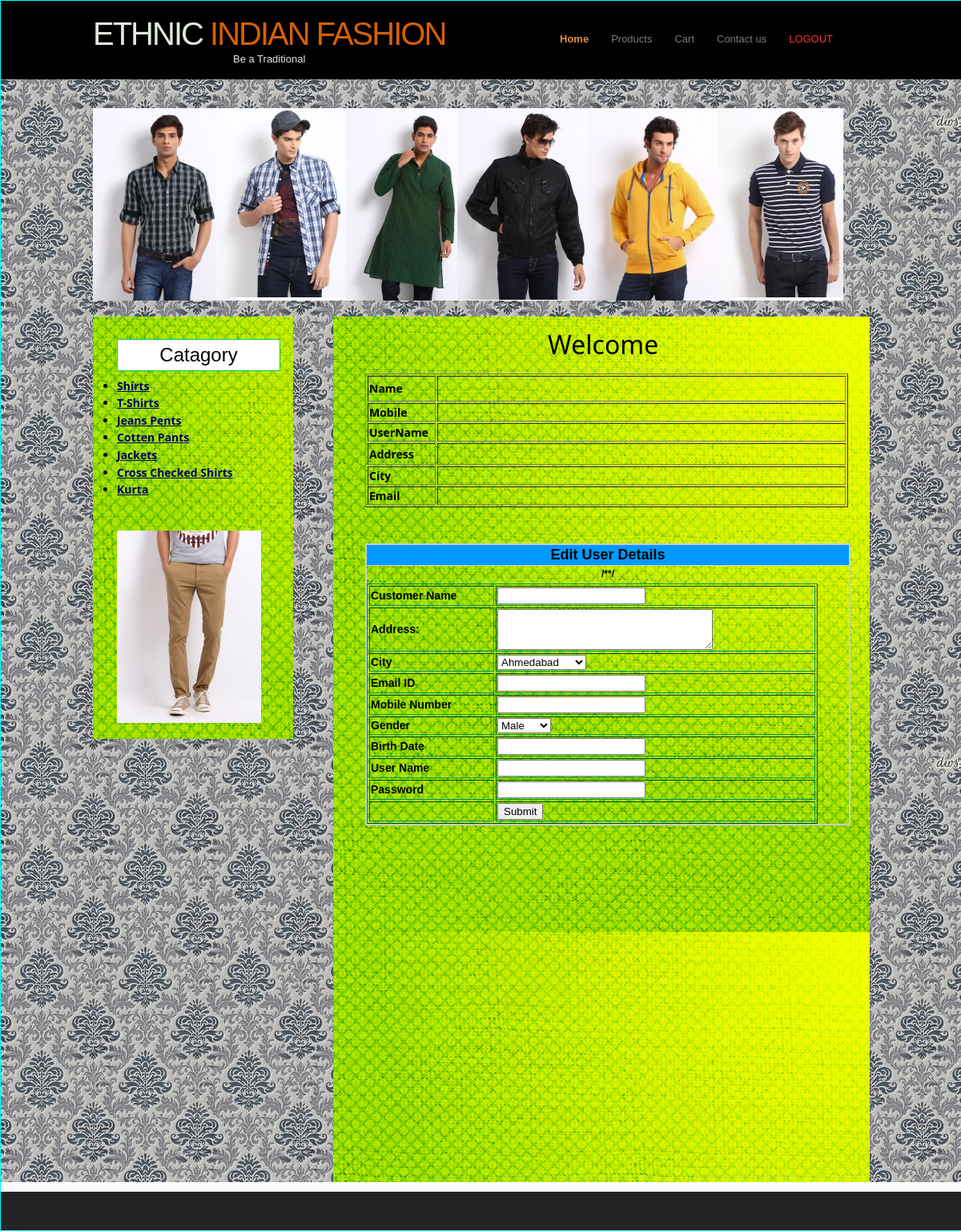
Screenshot of /customer_index.php with the database file from the repository.
### tables this page shows
CREATE TABLE IF NOT EXISTS `category_master` (
  `CategoryId` int(11) NOT NULL AUTO_INCREMENT,
  `CategoryName` varchar(20) NOT NULL,
  `Description` varchar(200) NOT NULL,
  `Image` varchar(100) NOT NULL,
  PRIMARY KEY (`CategoryId`)
);

### customer_index.php (the view, shortened to what this page needs)
<html>
<head>
<link href="style.css" rel="stylesheet" type="text/css" />
<link href="SpryAssets/SpryAccordion.css" rel="stylesheet" type="text/css" />
<link href="SpryAssets/SpryValidationTextField.css" rel="stylesheet" type="text/css" />
<link href="SpryAssets/SpryCollapsiblePanel.css" rel="stylesheet" type="text/css">
<link href="SpryAssets/SpryValidationSelect.css" rel="stylesheet" type="text/css">
<link href="SpryAssets/SpryValidationTextarea.css" rel="stylesheet" type="text/css">
</head>
<body onLoad="MM_preloadImages('img/76.jpg')">
<div class="main">
  <div class="header">
    <div class="header_resize">
      <div class="logo">
        <h1><a href="index.html">ETHNIC<span> INDIAN FASHION</span><small><center>Be a Traditional</center></small></a></h1>      </div>
      <div class="menu_nav">
        <ul>
           <li class="active"><a href="cus_index.php">Home</a></li>
          <li><a href="cus_products.php">Products</a></li>
          <li><a href="Cart.php">Cart</a></li>
          <li><a href="about.php">Contact us</a></li>
           <li><a href="logout.php"><font color="#FF3333">LOGOUT</font></a></li>
        </ul>
      </div>
    </div>
  </div>
  <div class="content">
    <div class="content_resize">
      <div class="hbg"><a href="#" onMouseOut="MM_swapImgRestore()" onMouseOver="MM_swapImage('Image4','','img/101.png',1)"><img src="img/100.png" alt="Sorry" width="937" height="240" id="Image4" /></a></div>
      <div class="mainbar">
        <div class="article style6">
          <p><span class="style6">Welcome <span class="style9"><?php echo $_SESSION['Name'];?></span></span>&nbsp;</p>
          <table width="603" height="67" border="1">
            <tr>
              <td width="81" height="32" class="style10"><div align="left">Name </div></td>
              <td width="506"><?php echo $_SESSION['Name'];?></td>
            </tr>
            <tr>
              <td width="81" class="style10"><div align="left">Mobile </div></td>
              <td> <?php echo $_SESSION['Mobile'];?></td>
              </tr>
            <tr>
              <td width="81" class="style10"><div align="left">UserName  </div></td>
              <td><?php echo $_SESSION['UserName'];?></td>
               </tr>
            <tr>
              <td height="27" class="style10"><div align="left">Address </div></td>
              <td><?php echo $_SESSION['Address'];?></td>
               </tr>
               <tr>
              <td class="style10"><div align="left">City </div></td>
              <td> <?php echo $_SESSION['City'];?></td>
              <tr>
              <td class="style10"><div align="left">Email </div></td>
               <td><?php echo $_SESSION['Email'];?></td>
            </tr>
          </table>
          <p>&nbsp;</p>
          <div id="CollapsiblePanel1" class="CollapsiblePanel">
            <div class="CollapsiblePanelTab style14" tabindex="0">Edit User Details</div>
            <div class="CollapsiblePanelContent"><form method="post" enctype="multipart/form-data" name="form2" id="form2" action="EditUser.php">
              <table width="563" border="1">
                <tr>
                  <td width="152" class="style10"><div align="left">Customer Name</div></td>
                  <td width="395"><div align="left"><span id="sprytextfield569">
                    <input type="text" name="text1" id="text1" value="<?php echo $_SESSION['Name'];?>">
                    <span class="textfieldRequiredMsg">A value is required.</span></span></div></td>
                </tr>
                <tr>
                  <td class="style10"><div align="left">Address:</div></td>
                  <td><div align="left"><span id="sprytextarea1">
                    <textarea name="EidtAddress"  id="EidtAddress" spry:content="<?php echo $_SESSION['Address'];?>" cols="31" rows="3" ><?php echo $_SESSION['Address'];?></textarea>
                    <span class="textareaRequiredMsg">A value is required.</span></span></div></td>
                </tr>
                <tr>
                  <td class="style10"><div align="left">City</div></td>
                  <td><div align="left"><span id="spryselect1">
                    <select name="EditCity" id="EditCity">
                     <option value="Ahmedabad">Ahmedabad</option>
                    </select>
                    <span class="selectRequiredMsg">Please select an item.</span></span></div></td>
                </tr>
                <tr>
                  <td class="style10"><div align="left">Email ID</div></td>
                  <td><div align="left"><span id="sprytextfield3">
                  <input type="text" name="EditEmail" id="EditEmail" value="<?php echo $_SESSION['Email'];?>">
                  <span class="textfieldRequiredMsg">A value is required.</span><span class="textfieldInvalidFormatMsg">Invalid format.</span></span></div></td>
                </tr>
                <tr>
                  <td class="style10"><div align="left">Mobile Number</div></td>
                  <td><div align="left"><span id="sprytextfield4">
                  <input type="text" name="EditMobile" id="EditMobile" value="<?php echo $_SESSION['Mobile'];?>">
                  </span></div></td>
                </tr>
                <tr>
                  <td class="style10"><div align="left">Gender</div></td>
                  <td><div align="left"><span id="spryselect2">
                    <select name="EditGender" id="EditGender">
                      <option value="Male">Male</option>
                    </select>
                    <span class="selectRequiredMsg">Please select an item.</span></span></div></td>
                </tr>
                /*<tr>
                  <td class="style10"><div align="left">Birth Date</div></td>
                  <td><div align="left"><span id="sprytextfield5">
                  <input type="text" name="EditBirthdate" id="EditBirthdate" >
                  <span class="textfieldRequiredMsg">A value is required.</span><span class="textfieldInvalidFormatMsg">Invalid format.</span></span></div></td>
                </tr>*/
                <tr>
                  <td class="style10"><div align="left">User Name</div></td>
                  <td><div align="left"><span id="sprytextfield7">
                    <input type="text" name="EditUername" id="EditUername" value="<?php echo $_SESSION['UserName'];?>">
                    <span class="textfieldRequiredMsg">A value is required.</span></span></div></td>
                </tr>
                <tr>
                  <td class="style10"><div align="left">Password</div></td>
                  <td><div align="left"><span id="sprytextfield6">
                  <input type="password" name="EditPassword" id="EditPassword">
                  <span class="textfieldRequiredMsg">A value is required.</span><span class="textfieldMinCharsMsg">Minimum number of characters not met.</span></span></div></td>
                </tr>
                <tr>
                  <td>&nbsp;</td>
                  <td><div align="left">
                    <input type="submit" name="OK" id="OK" value="Submit">
                  </div></td>
                </tr>
              </table>
              </form>
            </div>
          </div>
          <p>&nbsp;</p>
          <p>&nbsp;</p>
          <p>&nbsp;</p>
          <p>&nbsp;</p>
          <p>&nbsp;</p>
          <p>&nbsp;</p>
          <p>&nbsp;</p>
          <p>&nbsp;</p>
          <p>&nbsp;</p>
          <p>&nbsp;</p>
          <p>&nbsp;</p>
        </div>
      </div>
      <div class="sidebar">
        <div class="gadget">
          <h2 align="center" class="star">Catagory</h2>
          <div>
            <div id="right-col">
              <div class="scroll">
               <div id="right-col">
    <div class="scroll">
       <ul class="side">
           <?php
$sql = "select * from Category_Master";
$result = mysql_query($sql);
while($row = mysql_fetch_array($result))
{
$Id=$row['CategoryId'];
$CategoryName=$row['CategoryName'];
?>
           <li class="style11"><a href="cus_product.php?CategoryId=<?php echo $Id;?>" class="style10"><?php echo $CategoryName;?></a></li>
           <?php
	}
?>
       </ul>
  </div>
    </div>
              </div>
              </div>
          </div>
        </div>
        <div class="gadget"><a href="#" onMouseOut="MM_swapImgRestore()" onMouseOver="MM_swapImage('Image2','','img/76.jpg',1)"><img src="img/75.jpg" name="Image2" width="180" height="240" border="0" id="Image2" /></a></div>
      </div>
    </div>
  </div>
  <div class="footer">
    <div class="footer_resize">
    </div>
  </div>
</div>
</body>
</html>

### style.css (style rules this page uses)
body { margin:0; padding:0; width:100%; font-family: Arial, Helvetica, sans-serif; font-size: 12px; font-style: normal; line-height: 1.8em; font-weight: lighter; font-variant: normal; position: absolute; height: auto; border: thin ridge #00FFFF; background-color: #8F8F8F; }
html, .main { padding:0; margin:0; background:#fbfbfb; }
.logo { height:98px; float:left; }
h1 { margin: 0; padding: 17px 0; color: #000000; font: bold 40px/1.2em Arial, Helvetica, sans-serif; letter-spacing: -2px; }
h1 a, h1 a:hover { color:#e1e9df; text-decoration:none; }
h1 span { color:#d76002; }
h1 small { display:block; padding:0; font:normal 13px/1.2em Arial, Helvetica, sans-serif; letter-spacing:normal; }
h2 { height: auto; width: auto; margin-top: 8px; margin-right: 0; margin-bottom: 8px; margin-left: 0; padding-top: 8px; padding-right: 0; padding-bottom: 8px; padding-left: 0; border: thin groove #00CC66; font-family: Arial, Helvetica, sans-serif; font-size: 24px; font-weight: lighter; font-style: normal; color: #000; background-color: #FFFFFF; }
p { margin: 8px 0; padding: 0 0 8px 0; font: normal 12px/1.8em Arial, Helvetica, sans-serif; color: #000; }
a { color:#000066; text-decoration:underline; font-weight: normal; }
.header, .content, .menu_nav, .fbg, .footer, form, ol, ol li, ul, .content .mainbar, .content .sidebar { margin: 0; padding: 0; font-size: 12px; font-weight: bold; font-family: Arial, Helvetica, sans-serif; }
.header { height:98px; background-color: #000000; }
.header_resize { margin:0 auto; padding:0; width:970px; }
.hbg { width:970px; padding:20px 0; }
.menu_nav { margin:0; padding:25px 0 0 20px; float:right; width:400px; }
.menu_nav ul { list-style:none; }
.menu_nav ul li { margin:0; padding:0 2px 0 0; float:left; background:url(images/menu_line.gif) no-repeat right center; }
.menu_nav ul li a { display:block; margin:0; padding:12px 13px; color:#7b7a7a; text-decoration:none; font-size:13px; }
.menu_nav ul li.active a, .menu_nav ul li a:hover { font-weight:bold; color:#e58a42; }
.content { margin-bottom:12px; background-color: #F0F0F0; background-image: url(images/18516-vintage-pattern-1280x800-abstract-wallpaper.jpg); }
.content_resize { margin:0 auto; padding:16px 0 0; width:970px; }
.mainbar { margin:0; padding:0; float:right; width:670px; }
.mainbar .article { margin: 0; padding: 16px 24px 24px 40px; text-align: center; font-size: 12px; font-family: "Segoe UI", "Microsoft Sans Serif"; background-image: url(images/10447-green-fabric-1366x768-abstract-wallpaper.png); }
.sidebar { padding:0; float:left; width:250px; background:#f7f7f7; background-image: url(images/10447-green-fabric-1366x768-abstract-wallpaper.png); }
.sidebar .gadget { margin: 0; padding: 20px 16px 20px 30px; font-weight: bold; }
.footer { color:#959595; background-color:#242424; }
.footer_resize { margin:0 auto; padding:24px 40px; width:890px; }
.main .content .content_resize .mainbar .article div table { text-align: center; }
.main .content .content_resize .mainbar .article div table { text-align: center; border-color: #096; font-size: 12px; font-family: "Segoe UI", "Microsoft Sans Serif"; }
.main .content .content_resize .mainbar .article div table tr td { font-family: Verdana, Geneva, sans-serif; }
.main .content .content_resize .mainbar .article div table tr td { font-family: Arial, Helvetica, sans-serif; }

### SpryAssets/SpryCollapsiblePanel.css (style rules this page uses)
.CollapsiblePanel { margin: 0px; padding: 0px; border-left: solid 1px #CCC; border-right: solid 1px #999; border-top: solid 1px #999; border-bottom: solid 1px #CCC; border-color: #CCCCCC; border-width: 2; visibility: visible; }
.CollapsiblePanelTab { font: bold 0.7em sans-serif; background-color: #0099FF; border-bottom: solid 1px #CCC; margin: 0px; padding: 2px; cursor: pointer; -moz-user-select: none; -khtml-user-select: none; }
.CollapsiblePanelContent { margin: 0px; padding: 0px; }

### customer_index.php (style rules this page uses)
.style10 { font-family: "Segoe UI", "Microsoft Sans Serif"; font-weight: bold; font-size: 14px; }
.style11 { font-family: "Segoe UI", "Microsoft Sans Serif"; font-size: 14px; }

### rows the page displays
category_master: CategoryName "Shirts"
category_master: CategoryName "T-Shirts"
category_master: CategoryName "Jeans Pents"
category_master: CategoryName "Cotten Pants"
category_master: CategoryName "Jackets"
category_master: CategoryName "Cross Checked Shirts"
category_master: CategoryName "Kurta"
